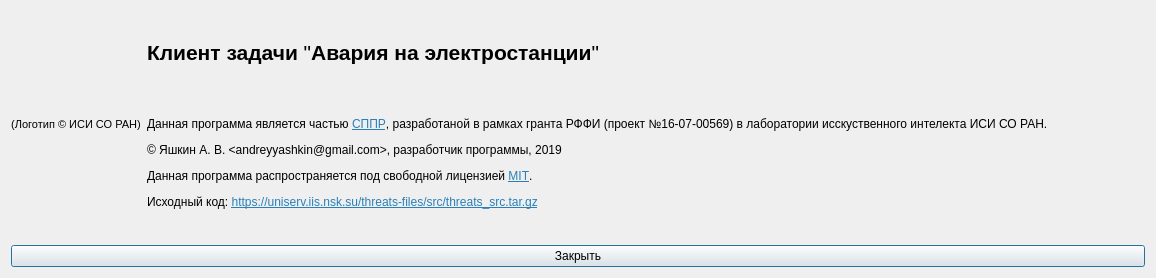
<?xml version="1.0" encoding="UTF-8"?>
<ui version="4.0">
 <class>AboutDialog</class>
 <widget class="QDialog" name="AboutDialog">
  <property name="geometry">
   <rect>
    <x>0</x>
    <y>0</y>
    <width>1156</width>
    <height>278</height>
   </rect>
  </property>
  <property name="windowTitle">
   <string>О программе</string>
  </property>
  <layout class="QVBoxLayout" name="verticalLayout">
   <item>
    <layout class="QHBoxLayout" name="horizontalLayout">
     <item>
      <widget class="QLabel" name="logo">
       <property name="sizePolicy">
        <sizepolicy hsizetype="Fixed" vsizetype="Fixed">
         <horstretch>0</horstretch>
         <verstretch>0</verstretch>
        </sizepolicy>
       </property>
       <property name="sizeIncrement">
        <size>
         <width>0</width>
         <height>130</height>
        </size>
       </property>
       <property name="text">
        <string>&lt;html&gt;&lt;head/&gt;&lt;body&gt;&lt;p&gt;&lt;img src=&quot;:/res/Images/iis_logo_small.png&quot; width=&quot;200&quot; height=&quot;200&quot;/&gt;&lt;/p&gt;&lt;p align=&quot;center&quot;&gt;&lt;span style=&quot; font-size:8pt;&quot;&gt;(Логотип  © ИСИ СО РАН)&lt;/span&gt;&lt;/p&gt;&lt;/body&gt;&lt;/html&gt;</string>
       </property>
      </widget>
     </item>
     <item>
      <widget class="QLabel" name="label">
       <property name="text">
        <string>&lt;html&gt;&lt;head/&gt;&lt;body&gt;&lt;p&gt;&lt;span style=&quot; font-size:16pt; font-weight:600;&quot;&gt;Клиент задачи &lt;/span&gt;&lt;span style=&quot; font-size:16pt;&quot;&gt;&amp;quot;&lt;/span&gt;&lt;span style=&quot; font-size:16pt; font-weight:600;&quot;&gt;Авария на электростанции&lt;/span&gt;&lt;span style=&quot; font-size:16pt;&quot;&gt;&amp;quot;&lt;/span&gt;&lt;/p&gt;&lt;p&gt;&lt;br/&gt;&lt;/p&gt;&lt;p&gt;Данная программа является частью &lt;a href=&quot;https://uniserv.iis.nsk.su/threats/&quot;&gt;&lt;span style=&quot; text-decoration: underline; color:#2980b9;&quot;&gt;СППР&lt;/span&gt;&lt;/a&gt;, разработаной в рамках гранта РФФИ (проект №16-07-00569) в лаборатории исскуственного интелекта ИСИ СО РАН.&lt;/p&gt;&lt;p&gt;© Яшкин А. В. &amp;lt;andreyyashkin@gmail.com&amp;gt;, разработчик программы, 2019&lt;/p&gt;&lt;p&gt;Данная программа распространяется под свободной лицензией &lt;a href=&quot;https://opensource.org/licenses/MIT&quot;&gt;&lt;span style=&quot; text-decoration: underline; color:#2980b9;&quot;&gt;MIT&lt;/span&gt;&lt;/a&gt;.&lt;/p&gt;&lt;p&gt;Исходный код: &lt;a href=&quot;https://uniserv.iis.nsk.su/threats-files/src/threats_src.tar.gz&quot;&gt;&lt;span style=&quot; text-decoration: underline; color:#2980b9;&quot;&gt;https://uniserv.iis.nsk.su/threats-files/src/threats_src.tar.gz&lt;/span&gt;&lt;/a&gt;&lt;/p&gt;&lt;/body&gt;&lt;/html&gt;</string>
       </property>
       <property name="openExternalLinks">
        <bool>true</bool>
       </property>
      </widget>
     </item>
    </layout>
   </item>
   <item>
    <widget class="QPushButton" name="pushButton">
     <property name="text">
      <string>Закрыть</string>
     </property>
    </widget>
   </item>
  </layout>
 </widget>
 <resources/>
 <connections>
  <connection>
   <sender>pushButton</sender>
   <signal>clicked()</signal>
   <receiver>AboutDialog</receiver>
   <slot>close()</slot>
   <hints>
    <hint type="sourcelabel">
     <x>591</x>
     <y>219</y>
    </hint>
    <hint type="destinationlabel">
     <x>595</x>
     <y>261</y>
    </hint>
   </hints>
  </connection>
 </connections>
</ui>
